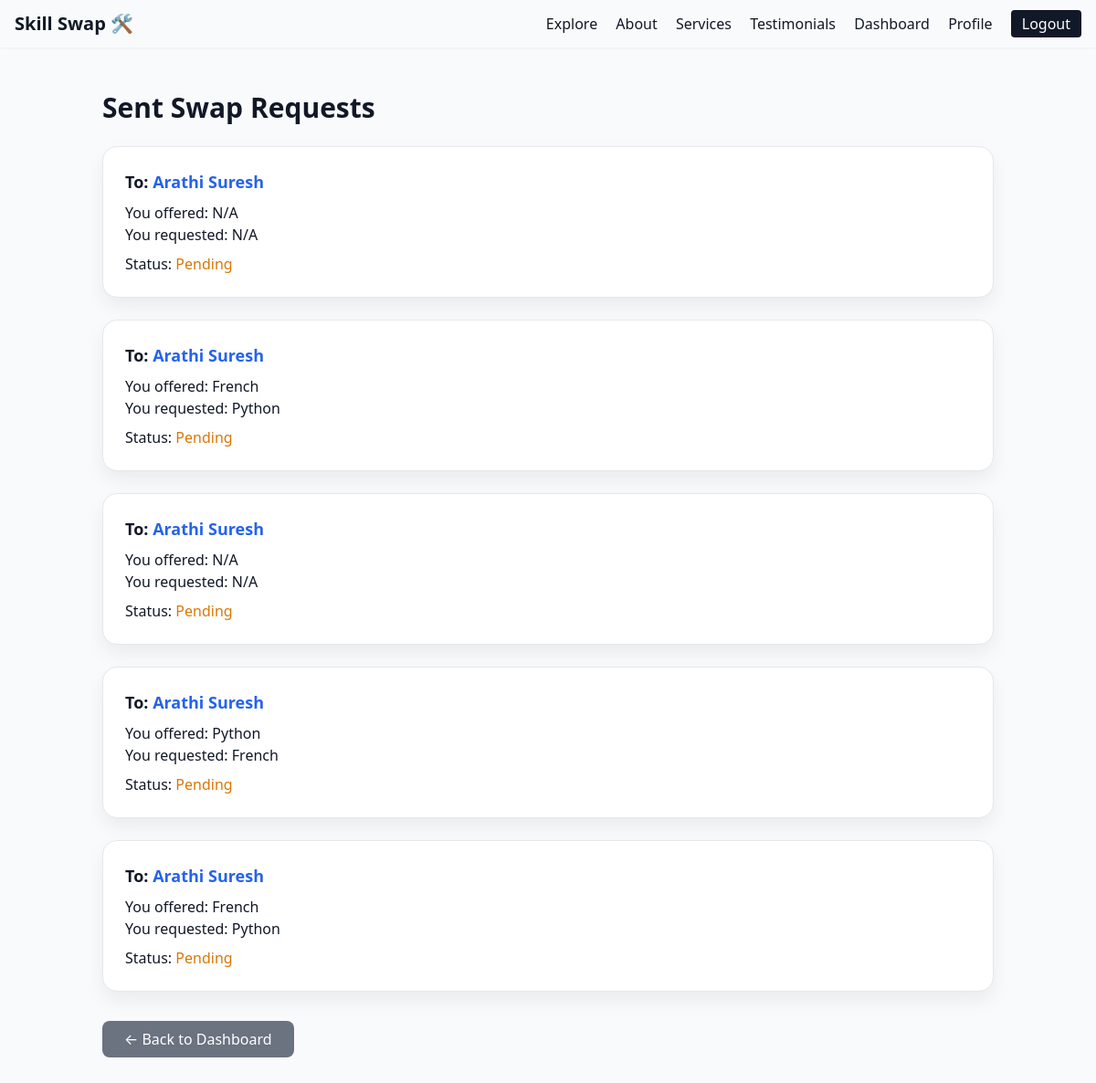
The page /sent_requests (signed in) on the database as committed earlier.
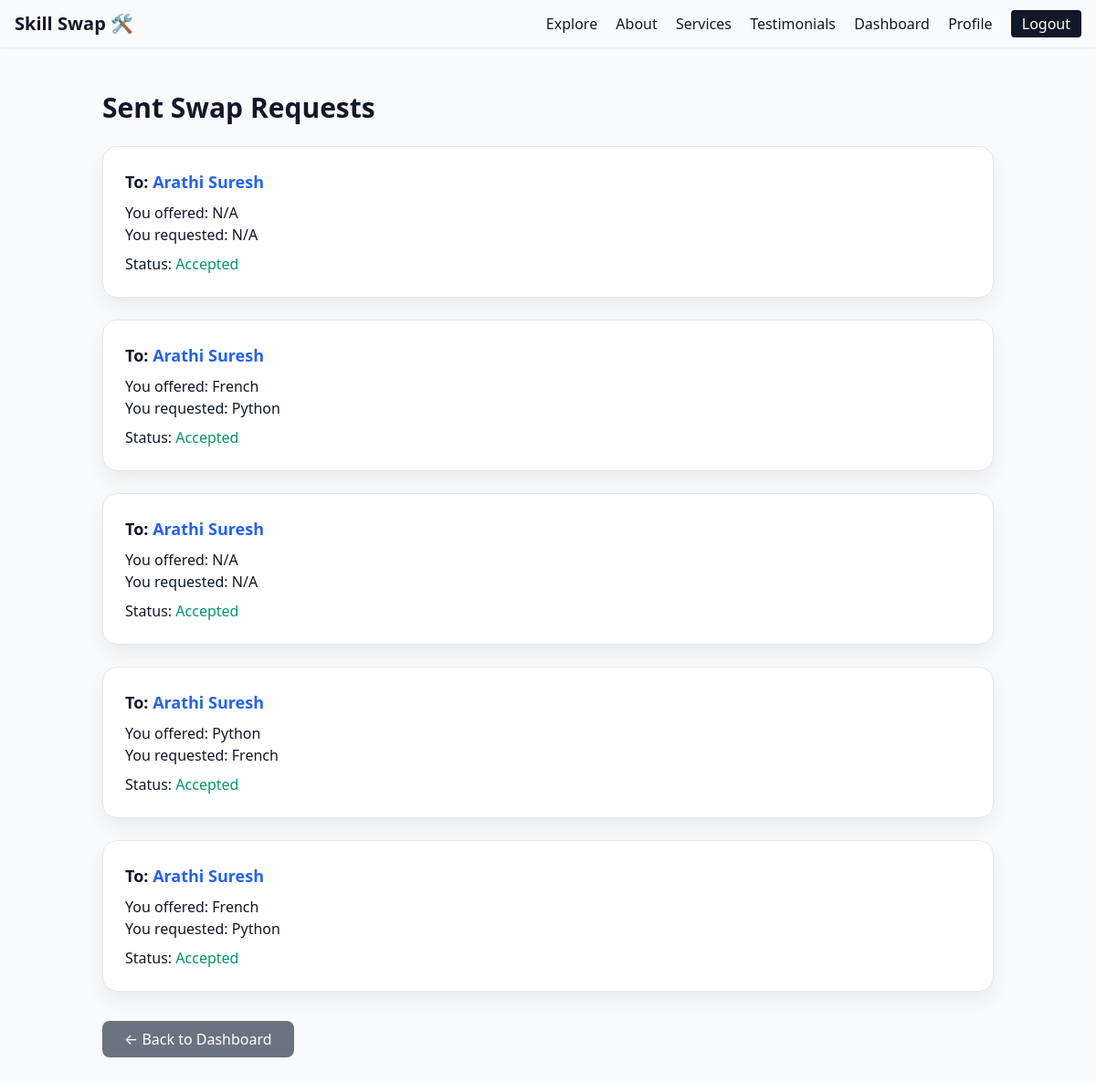
The same page on the database as committed later.
### models.py (models this page shows)
class Swap(db.Model):
    __tablename__ = "swaps"
    id = db.Column(db.Integer, primary_key=True)
    requester_id = db.Column(db.Integer, db.ForeignKey("users.id", ondelete="CASCADE"), nullable=False)
    responder_id = db.Column(db.Integer, db.ForeignKey("users.id", ondelete="CASCADE"), nullable=False)
    offered_skill_id = db.Column(db.Integer, db.ForeignKey("skills.id"))
    wanted_skill_id = db.Column(db.Integer, db.ForeignKey("skills.id"))
    status = db.Column(db.String(20), default="pending", nullable=False)  # pending/accepted/declined/completed
    created_at = db.Column(db.DateTime, default=datetime.utcnow, nullable=False)
    requester = db.relationship("User", foreign_keys=[requester_id])
    responder = db.relationship("User", foreign_keys=[responder_id])
    offered_skill = db.relationship("Skill", foreign_keys=[offered_skill_id])
    wanted_skill = db.relationship("Skill", foreign_keys=[wanted_skill_id])

class User(UserMixin, db.Model):
    __tablename__ = "users"
    id = db.Column(db.Integer, primary_key=True)
    name = db.Column(db.String(120), nullable=False)
    email = db.Column(db.String(255), unique=True, nullable=False)
    password_hash = db.Column(db.String(255), nullable=False)
    bio = db.Column(db.Text)
    profile_pic = db.Column(
        db.String(255),
        default="default_profile.png"  # <-- make sure you place this in /static/uploads/ or /static/img/
    )
    created_at = db.Column(db.DateTime, default=datetime.utcnow, nullable=False)
    offered = db.relationship(
        "UserSkill",
        primaryjoin="and_(User.id==UserSkill.user_id, UserSkill.relation=='offer')",
        cascade="all, delete-orphan",
        lazy="dynamic",
        overlaps="wanted,user"
    )
    wanted = db.relationship(
        "UserSkill",
        primaryjoin="and_(User.id==UserSkill.user_id, UserSkill.relation=='want')",
        cascade="all, delete-orphan",
        lazy="dynamic",
        overlaps="offered,user"
    )

class Skill(db.Model):
    __tablename__ = "skills"
    id = db.Column(db.Integer, primary_key=True)
    name = db.Column(db.String(120), nullable=False, index=True, unique=True)
    description = db.Column(db.Text)
    category = db.Column(db.String(100), index=True)
    difficulty = db.Column(db.String(50), index=True)   # Beginner / Intermediate / Advanced
    location = db.Column(db.String(120), index=True)    # City, region, or online
    users = db.relationship(
        "UserSkill",
        back_populates="skill",
        cascade="all, delete-orphan"
    )

### app.py (the view)
    @app.route("/sent_requests")
    @login_required
    def sent_requests():
        requests = (
            Swap.query
            .filter_by(requester_id=current_user.id)
            .order_by(Swap.created_at.desc())
            .all()
        )
        return render_template("sent_requests.html", requests=requests)

### app.py (called while the page is built)
@login_manager.user_loader
def load_user(user_id):
    return db.session.get(User, int(user_id))

### templates/sent_requests.html
{% extends "base.html" %}
{% block content %}
<div class="max-w-5xl mx-auto px-6 py-12">
  <h1 class="text-3xl font-bold mb-6">Sent Swap Requests</h1>
  {% if requests %}
    <div class="space-y-6">
      {% for swap in requests %}
        <div class="bg-white rounded-2xl shadow p-6 border">
          <p class="text-lg font-semibold">
            To:
            <a href="{{ url_for('user_profile', user_id=swap.responder.id) }}"
               class="text-blue-600 hover:underline">
              {{ swap.responder.name }}
            </a>
          </p>
          <p class="mt-2">
            <span class="font-medium">You offered:</span>
            {{ swap.offered_skill.name if swap.offered_skill else "N/A" }}
          </p>
          <p>
            <span class="font-medium">You requested:</span>
            {{ swap.wanted_skill.name if swap.wanted_skill else "N/A" }}
          </p>
          <p class="mt-2">
            <span class="font-medium">Status:</span>
            <span class="{% if swap.status == 'pending' %}text-yellow-600
                          {% elif swap.status == 'accepted' %}text-green-600
                          {% elif swap.status == 'rejected' %}text-red-600
                          {% else %}text-gray-600{% endif %}">
              {{ swap.status|capitalize }}
            </span>
          </p>
        </div>
      {% endfor %}
    </div>
  {% else %}
    <p class="text-gray-600">You haven’t sent any swap requests yet.</p>
  {% endif %}
  <div class="mt-8">
    <a href="{{ url_for('dashboard') }}"
       class="inline-block px-6 py-2 rounded-lg bg-gray-500 text-white hover:bg-gray-600">
      ← Back to Dashboard
    </a>
  </div>
</div>
{% endblock %}

Rows that differ between the two databases and show on the page:
changed Swap (number 1 of 5 on the later page): status "Pending" → "Accepted"
changed Swap (number 2 of 5 on the later page): status "Pending" → "Accepted"
changed Swap (number 3 of 5 on the later page): status "Pending" → "Accepted"
changed Swap (number 4 of 5 on the later page): status "Pending" → "Accepted"
changed Swap (number 5 of 5 on the later page): status "Pending" → "Accepted"
